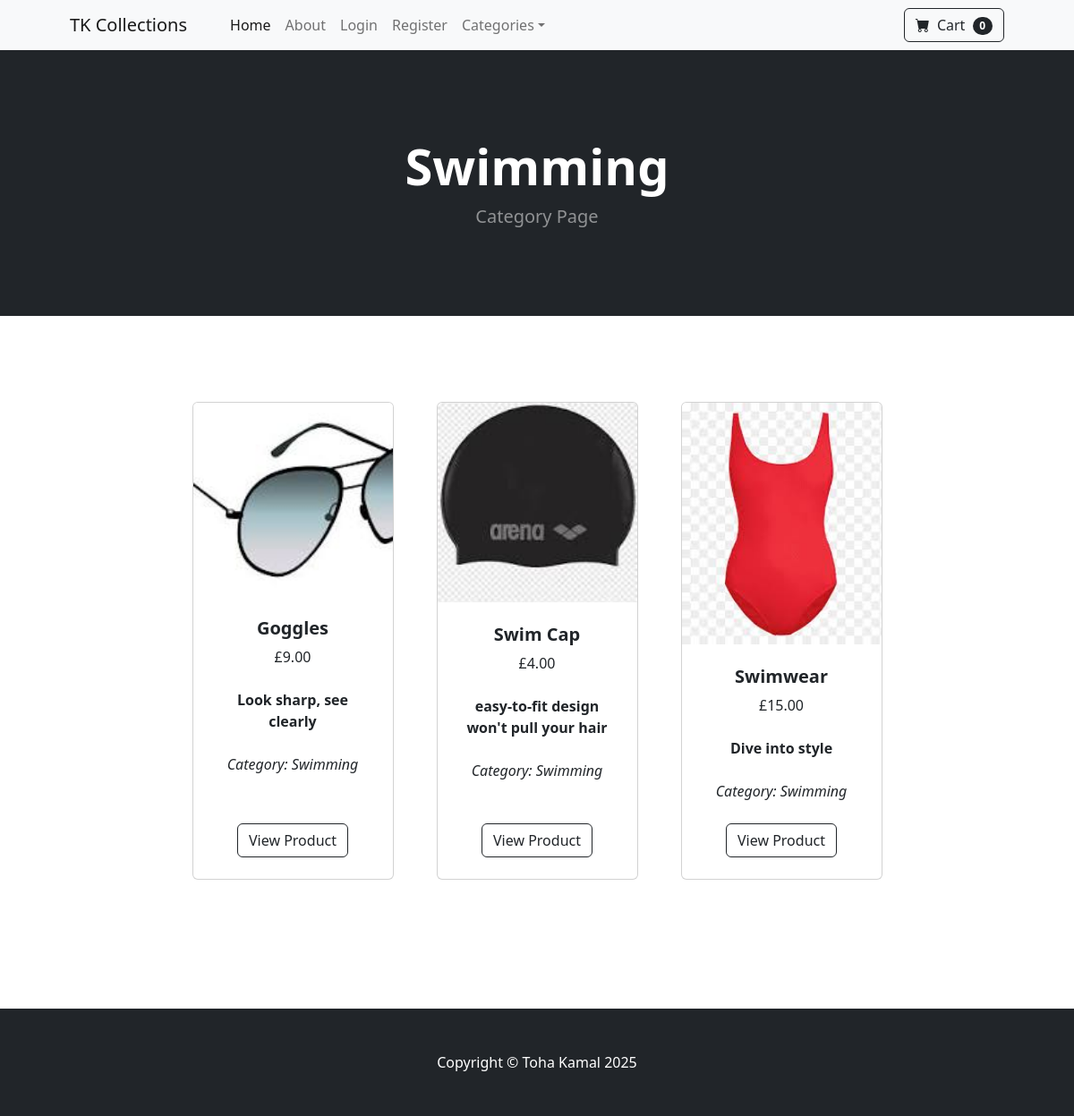
The app's page /category/Swimming with its own data.
### store/models.py (models this page shows, shortened)
class Category(models.Model):
    name = models.CharField(max_length=100)
    def __str__(self):
        return self.name
    class Meta:
        verbose_name_plural = "Categories"

class Product(models.Model):
    name = models.CharField(max_length=100)
    price = models.DecimalField(default=0, decimal_places=2, max_digits=10)
    category = models.ForeignKey(Category, on_delete=models.CASCADE, default=1)
    description = models.CharField(max_length=250, default="", blank=True, null=True)
    image = models.ImageField(upload_to='uploads/product/')
    is_sale = models.BooleanField(default=False)
    sale_price = models.DecimalField(default=0, decimal_places=2, max_digits=10)

### store/views.py (the view)
# urls.py: path('category/<str:foo>', views.category, name='category'),
def category(request,foo):
    foo=foo.replace('-','')
    try:
        category=Category.objects.get(name=foo)
        products=Product.objects.filter(category=category)
        return render(request,'category.html',{'products':products,'category':category})
    except:
        messages.success(request, 'That category does not exist')
        return redirect('home')

### store/templates/category.html (shortened to what this page needs)
{% extends 'base.html' %}
{% block content %}
<header class="bg-dark py-5">
  <div class="container px-4 px-lg-5 my-5">
    <div class="text-center text-white">
      <h1 class="display-4 fw-bolder">{{ category }}</h1>
      <p class="lead fw-normal text-white-50 mb-0"> Category Page </p>
    </div>
  </div>
</header>
<section class="py-5">
  <div class="container px-4 px-lg-5 mt-5">
    <div class="row gx-4 gx-lg-5 row-cols-2 row-cols-md-3 row-cols-xl-4 justify-content-center">
      {% if products %}
        {% for product in products %}
          <div class="col mb-5">
            <div class="card h-100">
              <img class="card-img-top" src="{{ product.image.url }}" alt="{{ product.name }}" />
              <div class="card-body p-4">
                <div class="text-center">
                  <h5 class="fw-bolder">{{ product.name }}</h5>
                  {% if product.is_sale %}
                    <strike>£{{ product.price }}</strike>
                    &nbsp; <span class="text-danger fw-bold">£{{ product.sale_price }}</span>
                  {% else %}
                    £{{ product.price }}
                  {% endif %}
                  <br /><br />
                  <b>{{ product.description }}</b>
                  <br /><br />
                  <i>Category: {{ product.category }}</i>
                </div>
              </div>
              <div class="card-footer p-4 pt-0 border-top-0 bg-transparent">
                <div class="text-center">
                  <a class="btn btn-outline-dark mt-auto" href="{% url 'product' product.id%}">View Product</a>
                </div>
              </div>
            </div>
          </div>
        {% endfor %}
      {% else %}
        <p class="text-center text-muted">No products available right now.</p>
      {% endif %}
    </div>
  </div>
</section>
{% endblock %}

### store/templates/base.html (shortened to what this page needs)
{% load static %}
<!DOCTYPE html>
<html lang="en">
  <head>
    <link href="https://cdn.jsdelivr.net/npm/bootstrap-icons@1.5.0/font/bootstrap-icons.css" rel="stylesheet" />
    <link href="{% static 'css/styles.css' %}" rel="stylesheet" />
  </head>
  <body>
    {% include 'navbar.html' %}
    {% block content %}{% endblock %}
    <footer class="py-5 bg-dark mt-5">
      <div class="container">
        <p class="m-0 text-center text-white">Copyright &copy; Toha Kamal 2025</p>
      </div>
    </footer>
  </body>
</html>

### store/templates/navbar.html (shortened to what this page needs)
<nav class="navbar navbar-expand-lg navbar-light bg-light">
  <div class="container px-4 px-lg-5">
    <a class="navbar-brand" href="{% url 'home' %}">TK Collections</a>
    <div class="collapse navbar-collapse" id="navbarSupportedContent">
      <ul class="navbar-nav me-auto mb-2 mb-lg-0 ms-lg-4">
        <li class="nav-item">
          <a class="nav-link active" aria-current="page" href="{% url 'home' %}">Home</a>
        </li>
        <li class="nav-item">
          <a class="nav-link" href="{% url 'about' %}">About</a>
        </li>
        {% if user.is_authenticated %}
          <li class="nav-item">
            <a class="nav-link" href="{% url 'logout' %}">Logout</a>
          </li>
        {% else %}
          <li class="nav-item">
            <a class="nav-link" href="{% url 'login' %}">Login</a>
          </li>
          <li class="nav-item">
            <a class="nav-link" href="{% url 'register' %}">Register</a>
          </li>
        {% endif %}
        <li class="nav-item dropdown">
          <a class="nav-link dropdown-toggle" id="navbarDropdown" href="#" role="button" data-bs-toggle="dropdown"
            aria-expanded="false">Categories</a>
        </li>
      </ul>
      <form class="d-flex">
        <button class="btn btn-outline-dark" type="submit">
          <i class="bi-cart-fill me-1"></i>
          Cart
          <span class="badge bg-dark text-white ms-1 rounded-pill">0</span>
        </button>
      </form>
    </div>
  </div>
</nav>

### records on screen
Category: name "Swimming"
Product: image (picture), name "Goggles", price "9.00", description "Look sharp, see clearly", category "Swimming"
Product: image (picture), name "Swim Cap", price "4.00", description "easy-to-fit design won't pull your hair", category "Swimming"
Product: image (picture), name "Swimwear", price "15.00", description "Dive into style", category "Swimming"
